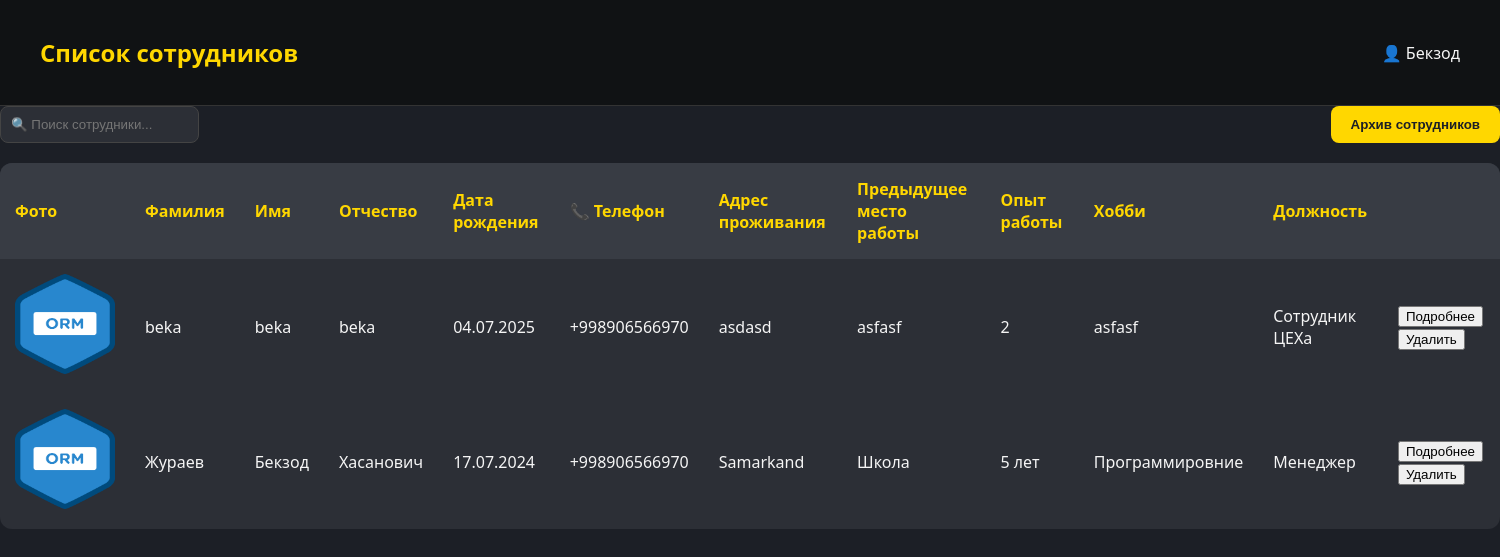
Before: /staff/ (signed in) with the older database file.
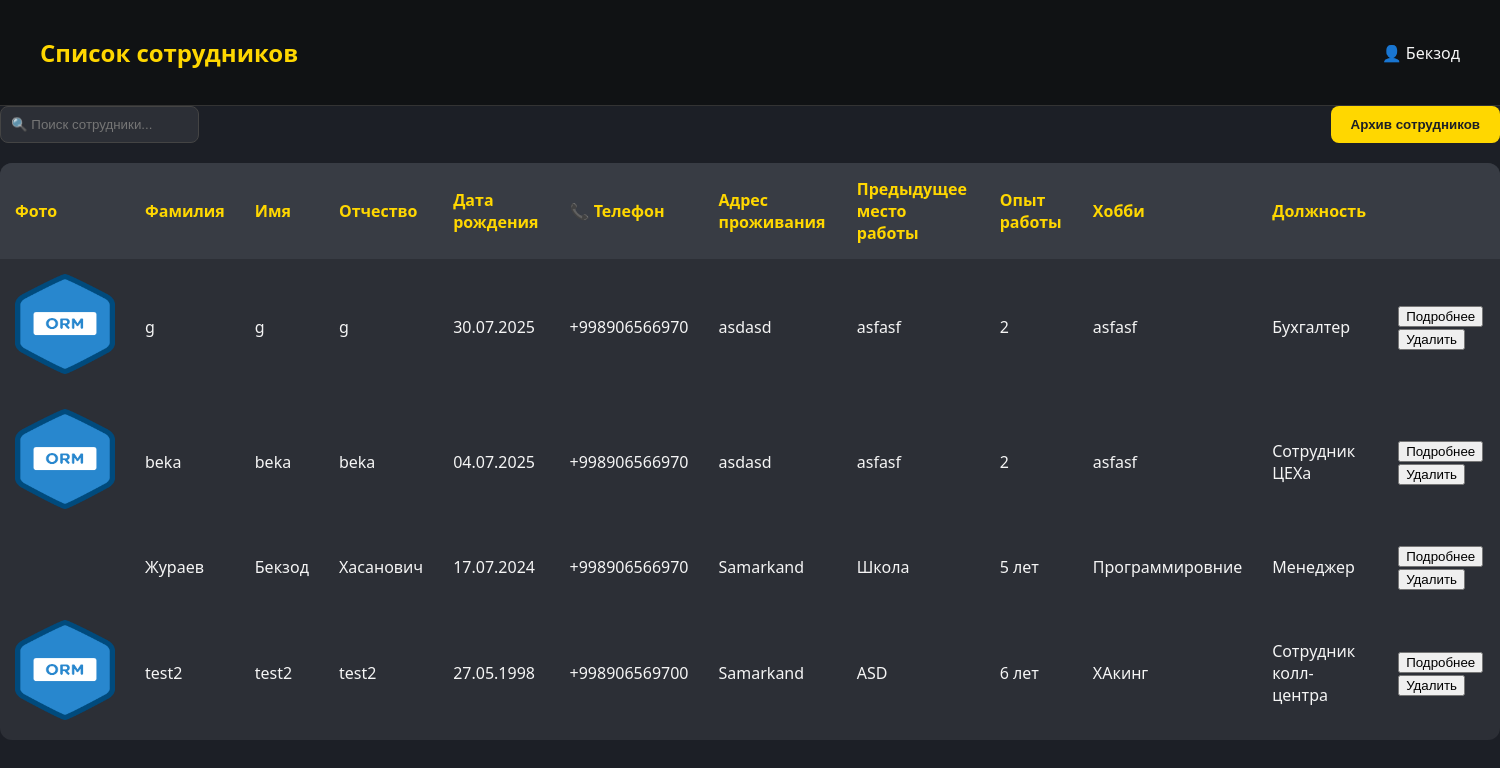
After: the same page with the newer database file.
### backend/models.py (models this page shows)
class Profile(models.Model):
    POSITION_CHOICES = [
        ("manager", "Менеджер"),
        ("admin", "Администратор"),
        ("accountant", "Бухгалтер"),
        ("supplier", "Снабженец"),
        ("chief", "Главный ЦЕХа"),
        ("chief_staff", "Сотрудник ЦЕХа"),
        ("delivery_cheif", "Главный доставщик"),
        ("delivery", "Доставщик"),
        ("installer_cheif", "Главный установщик"),
        ("installer", "Установщик"),
        ("technologist_cheif", "Главный Технолог"),
        ("technologist", "Технолог"),
        ("designer_cheif", "Главный дизайнер"),
        ("designer", "Дизайнер"),
        ("qa_cheif", "Главный сотрудник контроля качества"),
        ("qa_staff", "Сотрудник контроля качества"),
        ("sales_marketing", "Соц. маркетолог"),
        ("sales_call", "Сотрудник колл-центра"),
    ]
    username = models.OneToOneField(User, on_delete=models.CASCADE, related_name='profile')
    name = models.CharField(max_length=200, null=True, blank=True, default=None)
    lastname = models.CharField(max_length=200, null=True, blank=True, default=None)
    middle_name = models.CharField(max_length=200, null=True, blank=True, default=None)
    date_birth = models.DateField(null=True, blank=True, default=None)
    phone = PhoneNumberField(blank=True)
    adress = models.CharField(max_length=200,blank=True)
    last_job=models.CharField(max_length=200,blank=True)
    work_exp=models.CharField(max_length=200,blank=True)
    position = models.CharField(max_length=20, choices=POSITION_CHOICES)
    hobby=models.CharField(max_length=60,blank=True)
    photo = models.ImageField(blank=True, upload_to='pictures/',null=True)
    approve=models.BooleanField(default=False)
    archive=models.BooleanField(default=True)
    balance = models.DecimalField(max_digits=10, decimal_places=2,default=0)
    salary_pure=models.DecimalField(max_digits=10, decimal_places=2,default=0)
    salary_black=models.DecimalField(max_digits=10, decimal_places=2,default=0)
    approve_accounting=models.BooleanField(default=False)

### backend/views.py (the view, shortened to what this page needs)
# urls.py: path('staff/',views.Staff.as_view(),name='staff'),
class Staff(LoginRequiredMixin,TemplateView):
   template_name = 'staff.html'
   login_url = reverse_lazy('login')
   def get_context_data(self, *, object_list=None, **kwargs):
      context = super().get_context_data(**kwargs)
      search=self.request.GET.get('search')
      if search:
         context['profile'] = Profile.objects.filter(
            approve=True,
            archive=True
         ).filter(
            Q(name__icontains=search) |
            Q(lastname__icontains=search) |
            Q(middle_name__icontains=search)  # Add more fields as necessary
         ).order_by('-id')
      else:
         context['profile'] = Profile.objects.filter(approve=True,archive=True).order_by('-id')
      return context

### backend/templates/staff.html (shortened to what this page needs)
{% if request.user.profile.approve %}
<!DOCTYPE html>
<html lang="ru">
<head>
</head>
<body>
  <header>
    <h1 onclick="window.location.href='{% url 'dashboard' %}'" style="cursor: pointer;">Список сотрудников</h1>
    <div>👤 {{request.user.profile.name}}</div>
  </header>
    <div class="top-bar">
     <form action="" method="GET">
      <input type="text" name="search"  id="clientSearchInput" placeholder="🔍 Поиск сотрудники...">
       </form>
        <button onclick="window.location.href='{% url 'staff_archive' %}'">Архив сотрудников</button>
    </div>
     <div id="individual-fields">
     <table id="clientTable">
      <thead>
        <tr>
          <th>Фото</th>
          <th>Фамилия</th>
          <th>Имя</th>
            <th>Отчество</th>
            <th>Дата рождения</th>
            <th>📞 Телефон</th>
            <th>Адрес проживания</th>
            <th>Предыдущее место работы</th>
            <th>Опыт работы</th>
            <th>Хобби</th>
          <th>Должность</th>
          <th></th>
        </tr>
      </thead>
      {% for item in profile %}
      <tbody>
        <tr>
            <td>
                {% if item.photo %}
                <img src="{{item.photo.url}}" alt="Фото сотрудника" class="photo-placeholder" width="100px" height="100px">
                {% endif %}
            </td>
          <td>{{item.lastname}}</td>
          <td>{{item.name}}</td>
          <td>{{item.middle_name}}</td>
             <td>{{item.date_birth|date:"d.m.Y"}}</td>
             <td>{{item.phone}}</td>
             <td>{{item.adress}}</td>
             <td>{{item.last_job}}</td>
          <td>{{item.work_exp}}</td>
          <td>{{item.hobby}}</td>
          <td>{{item.get_position_display}}</td>
            <td><div>
                <button onclick="window.location.href='{% url 'staff_more' %}'">Подробнее</button>
                <button onclick="openPopup({{item.pk}})">Удалить</button>
            </div></td>
        </tr>
      </tbody>
      {% endfor %}
       </table>
      </div>
</body>
</html>
{% else %}
{% include 'waiting.html' %}
{% endif %}

Changed rows visible on the page:
added Profile: photo (picture), lastname "g", name "g", middle_name "g", date_birth "30.07.2025", phone "+998906566970", adress "asdasd", last_job "asfasf", work_exp "2", hobby "asfasf", position "Бухгалтер"
changed Profile "Жураев": photo: picture removed
now on this page (row edited): Profile: photo (picture), lastname "test2", name "test2", middle_name "test2", date_birth "27.05.1998", phone "+998906569700", adress "Samarkand", last_job "ASD", work_exp "6 лет", hobby "ХАкинг", position "Сотрудник колл-центра"
